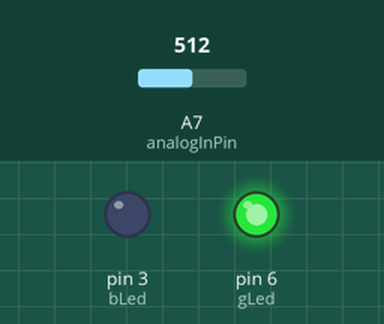
The sketch below on a simulated Arduino Nano, built with avr-gcc and run on an emulated ATmega328P. Shown: output pins drawn as LEDs (lit = HIGH). The test bench sets the inputs (shaded band); at power-on: A7 (analogInPin) = 512. What the sketch prints to the serial monitor is not drawn.

Above: at 0.1 s.
At 1.1 s:
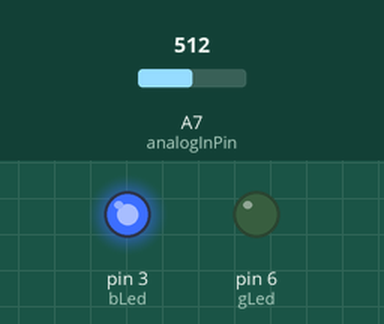
Timing chart, 0 to 2.6 s (numbered marks = the images above):
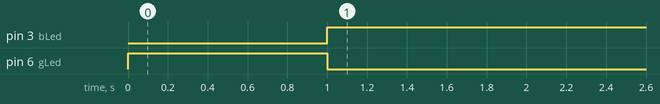

Measured:
- by itself, pin 3 (bLed): LOW → HIGH at 1.0 s
- by itself, pin 6 (gLed): LOW → HIGH at 0.00 s, → LOW 1.0 s later

The sketch:

pingpong.ino
```cpp
//Jim vander heiden 29-12-2019
//The product compares previous value to current value in sensor tech
// These constants won't change.  They're used to give names
// to the pins used:
const int analogInPin = A7;  // Analog input pin that the potentiometer is attached to


int gLed = 6; //green LED pin
int bLed = 3;//blueled pin
int previous=0;
int sensorValue=0;
void setup() {
  // initialize serial communications at 9600 bps:
  pinMode(gLed,OUTPUT);
  pinMode(bLed,OUTPUT);
  Serial.begin(9600);// serial port for debugging
}

void loop() {

  sensorValue = analogRead(analogInPin);

  if(sensorValue-previous>5){
    Serial.println("seen");

    digitalWrite(bLed,LOW);
    digitalWrite(gLed,HIGH);
    delay(1000);
    digitalWrite(gLed,LOW);
    digitalWrite(bLed,HIGH);
  }
    if(sensorValue-previous<-5){
    Serial.println("seen");
    digitalWrite(bLed,LOW);
    digitalWrite(gLed,HIGH);
    delay(1000);
    digitalWrite(gLed,LOW);
    digitalWrite(bLed,HIGH);
  }

  previous = sensorValue;
  delay(2);
}
```
